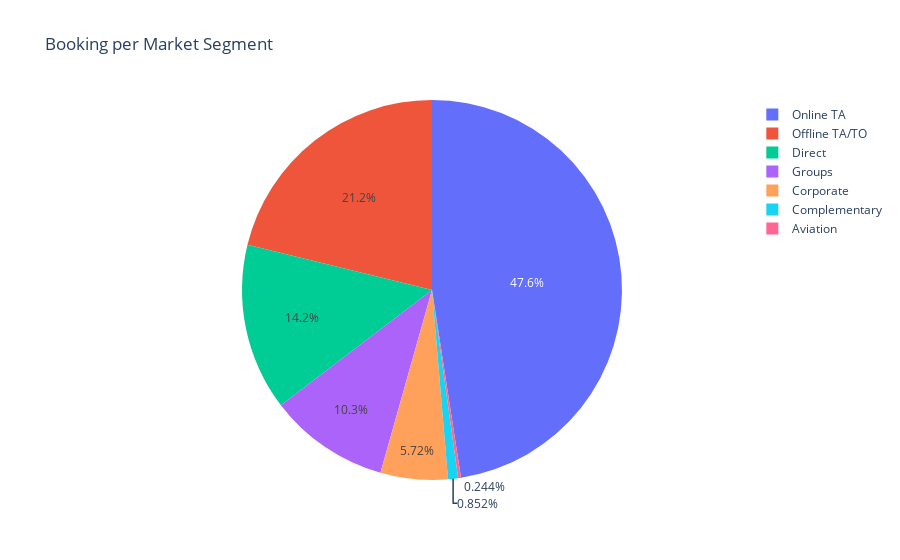

The code cell stored with this chart in its notebook:
### Code cell
#visualizing using pie chart

px.pie(clean_hotel, values=clean_hotel['market_segment'].value_counts(),names=clean_hotel['market_segment'].value_counts().index,title='Booking per Market Segment')

### Figure 1 — Plotly figure (JSON) as saved in the notebook; plotly's stock layout.template omitted (floating-point values rounded to 4 significant figures)
{"data": [{"domain": {"x": [0, 1], "y": [0, 1]}, "hovertemplate": "label=%{label}<br>value=%{value}<extra></extra>", "labels": ["Online TA", "Offline TA/TO", "Direct", "Groups", "Corporate", "Complementary", "Aviation"], "legendgroup": "", "name": "", "showlegend": true, "type": "pie", "values": [35673, 15880, 10648, 7697, 4291, 639, 183]}], "layout": {"legend": {"tracegroupgap": 0}, "title": {"text": "Booking per Market Segment"}}}
